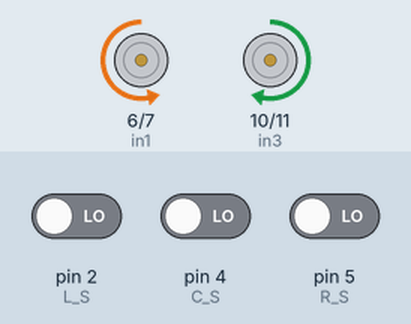
This sketch was run on a simulated Arduino Uno, built with avr-gcc and run on an emulated ATmega328P. Parts: motor-driver pin pairs drawn as motors (green arrow = first pin HIGH = forward, orange = second pin HIGH = backward, longer = more drive, scaled by the enable pin). Inputs (shaded band) come from the test bench; at power-on: pin 2 (L_S) LOW, pin 4 (C_S) LOW, pin 5 (R_S) LOW.

Above: at 1.2 s.
1.3 s: pin 2 (L_S) driven HIGH
At 2.5 s:
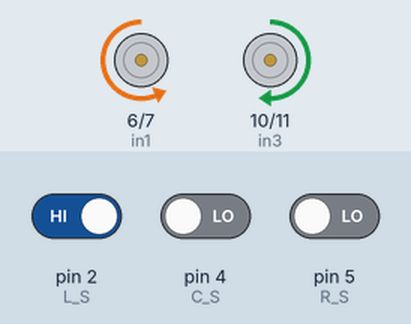
2.8 s: pin 4 (C_S) driven HIGH
At 3.6 s:
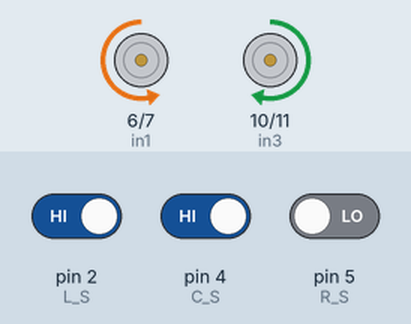
4.3 s: pin 5 (R_S) driven HIGH
At 4.7 s:
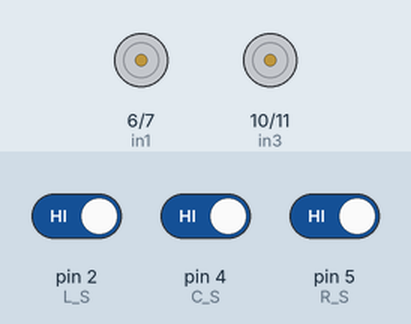
5.8 s: pin 5 (R_S) driven LOW
At 7.1 s:
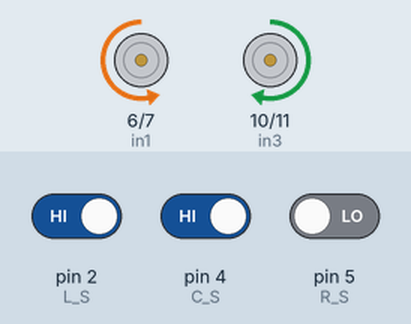
Timing chart, 0 to 8.3 s (numbered marks = the images above; inputs shaded):
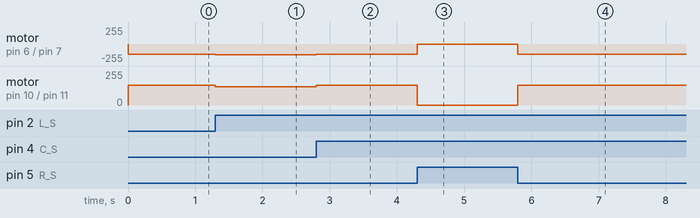

The sketch:

main.ino
```cpp
/*
 * Line following robot using 3 IR sensors and PD control
 * to adjust motor speeds for stable path tracking.
 */

// ===== Motor Driver Pins =====
#define enA 3   // Right motor speed (PWM)
#define in1 6   // Right motor direction
#define in2 7

#define enB 9   // Left motor speed (PWM)
#define in3 10  // Left motor direction
#define in4 11

// ===== IR Sensor Pins =====
#define L_S 2   // Left sensor
#define C_S 4   // Center sensor
#define R_S 5   // Right sensor

// ===== PD Controller Constants =====
float Kp = 12.0;
float Kd = 1.8;

// ===== Control Variables =====
int error = 0;
int lastError = 0;
int basePWM = 150;   // Base speed

void setup() {
  Serial.begin(9600);

  // Sensor inputs
  pinMode(L_S, INPUT);
  pinMode(C_S, INPUT);
  pinMode(R_S, INPUT);

  // Motor outputs
  pinMode(enA, OUTPUT);
  pinMode(enB, OUTPUT);
  pinMode(in1, OUTPUT);
  pinMode(in2, OUTPUT);
  pinMode(in3, OUTPUT);
  pinMode(in4, OUTPUT);

  // Set motors forward direction
  digitalWrite(in1, LOW);
  digitalWrite(in2, HIGH);
  digitalWrite(in3, HIGH);
  digitalWrite(in4, LOW);
}

void loop() {

  // Read sensors (1 = line detected, depending on your setup)
  int L = digitalRead(L_S);
  int C = digitalRead(C_S);
  int R = digitalRead(R_S);

  // If all sensors detect line, stop (end or lost condition)
  if (L == 1 && C == 1 && R == 1) {
    Stop();
    return;
  }

  // Determine error based on sensor position
  if (L == 1 && C == 0 && R == 0) {
    error = -1;   // too far left
  }
  else if (R == 1 && C == 0 && L == 0) {
    error = 1;    // too far right
  }
  else {
    error = 0;    // centered
  }

  // ===== PD Control =====
  int P = Kp * error;
  int D = Kd * (error - lastError);
  int control = P + D;

  lastError = error;

  // Adjust motor speeds
  int leftPWM  = basePWM + control;
  int rightPWM = basePWM - control;

  // Keep PWM within safe range
  leftPWM  = constrain(leftPWM, 60, 255);
  rightPWM = constrain(rightPWM, 60, 255);

  // Send values to motors
  driveMotors(leftPWM, rightPWM);
}

// ===== Drive Motors =====
void driveMotors(int leftPWM, int rightPWM) {

  // Forward direction
  digitalWrite(in1, LOW);
  digitalWrite(in2, HIGH);
  digitalWrite(in3, HIGH);
  digitalWrite(in4, LOW);

  // Apply speed
  analogWrite(enA, rightPWM);
  analogWrite(enB, leftPWM);
}

// ===== Stop Robot =====
void Stop() {
  analogWrite(enA, 0);
  analogWrite(enB, 0);

  digitalWrite(in1, LOW);
  digitalWrite(in2, LOW);
  digitalWrite(in3, LOW);
  digitalWrite(in4, LOW);
}
```

Measured:
- after the input at 1.3 s, motor on pin 6 (in1) / pin 7 (in2): backward 150/255 → backward 162/255 at once; motor on pin 10 (in3) / pin 11 (in4): forward 150/255 → forward 138/255 at once
- after the input at 2.8 s, motor on pin 6 (in1) / pin 7 (in2): backward 162/255 → backward 150/255 at once; motor on pin 10 (in3) / pin 11 (in4): forward 138/255 → forward 150/255 at once
- after the input at 4.3 s, motor on pin 6 (in1) / pin 7 (in2): backward 150/255 → stopped at once; motor on pin 10 (in3) / pin 11 (in4): forward 150/255 → stopped at once
- after the input at 5.8 s, motor on pin 6 (in1) / pin 7 (in2): stopped → backward 150/255 at once; motor on pin 10 (in3) / pin 11 (in4): stopped → forward 150/255 at once
